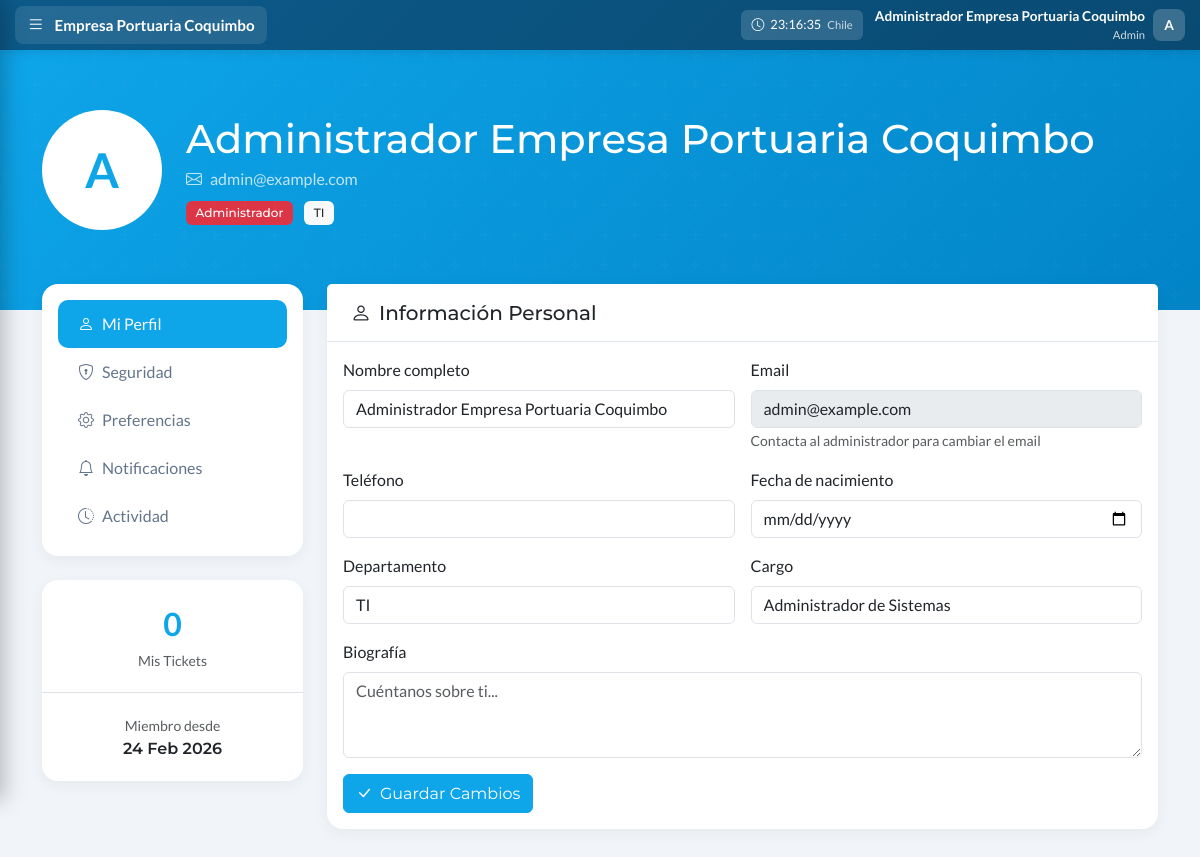
The page /perfil.php (signed in) on the database its author committed.
### tables this page shows
CREATE TABLE IF NOT EXISTS users (
    id INT AUTO_INCREMENT PRIMARY KEY,
    name VARCHAR(100) NOT NULL,
    username VARCHAR(50) NOT NULL UNIQUE,
    email VARCHAR(150) NOT NULL UNIQUE,
    password VARCHAR(255) NOT NULL,
    role ENUM('admin', 'soporte', 'social', 'denuncia', 'user') NOT NULL DEFAULT 'user',
    is_active TINYINT(1) DEFAULT 1,
    last_login TIMESTAMP NULL,
    login_attempts INT DEFAULT 0,
    locked_until TIMESTAMP NULL,
    birthday DATE DEFAULT NULL,
    phone VARCHAR(20) DEFAULT NULL,
    department VARCHAR(100) DEFAULT NULL,
    position VARCHAR(100) DEFAULT NULL,
    avatar VARCHAR(255) DEFAULT NULL,
    bio TEXT DEFAULT NULL,
    created_at TIMESTAMP DEFAULT CURRENT_TIMESTAMP,
    updated_at TIMESTAMP DEFAULT CURRENT_TIMESTAMP ON UPDATE CURRENT_TIMESTAMP,
    INDEX idx_username (username),
    INDEX idx_email (email),
    INDEX idx_role (role)
);

### includes/autenticacion.php (called while the page is built, shortened)
<?php
function isLoggedIn() {
    return isset($_SESSION['logged_in']) && $_SESSION['logged_in'] === true;
}
function getCurrentUser() {
    global $pdo;
    $stmt = $pdo->prepare('SELECT id, name, username, email, role FROM users WHERE id = ?');
    $stmt->execute([$_SESSION['user_id']]);
    return $stmt->fetch();
}
?>

### public/perfil.php (the view, shortened to what this page needs)
<?php
require_once '../includes/bootstrap.php';
$user = getCurrentUser();
$stmt = $pdo->prepare('SELECT * FROM users WHERE id = ?');
$stmt->execute([$user['id']]);
$userData = $stmt->fetch();
$myTickets = $pdo->prepare("SELECT COUNT(*) FROM tickets WHERE user_id = ?");
$myTickets->execute([$user['id']]);
$ticketCount = $myTickets->fetchColumn();
$roleLabels = ['admin' => 'Administrador', 'soporte' => 'Soporte TI', 'social' => 'Comunicaciones', 'user' => 'Usuario'];
$roleColors = ['admin' => 'danger', 'soporte' => 'warning', 'social' => 'info', 'user' => 'secondary'];
?>
<!DOCTYPE html>
<html lang="es">
<head>
    <link href="https://cdn.jsdelivr.net/npm/bootstrap@5.3.2/dist/css/bootstrap.min.css" rel="stylesheet">
    <link href="https://cdn.jsdelivr.net/npm/bootstrap-icons@1.11.1/font/bootstrap-icons.css" rel="stylesheet">
    <link href="css/perfil.css" rel="stylesheet">
    <link href="css/intranet.css" rel="stylesheet">
</head>
<body class="has-sidebar">
    <?php
    if (in_array($user['role'], ['admin', 'soporte'])) {
        include '../includes/barra_lateral_soporte.php';
    } else {
        include '../includes/barra_lateral.php';
    }
    ?>
    <div class="profile-header">
        <div class="container">
            <div class="d-flex align-items-center gap-4">
                <div class="avatar-large">
                    <?= strtoupper(substr($userData['name'], 0, 1)) ?>
                </div>
                <div>
                    <h1 class="mb-1"><?= htmlspecialchars($userData['name']) ?></h1>
                    <p class="mb-2 opacity-75">
                        <i class="bi bi-envelope me-2"></i><?= htmlspecialchars($userData['email']) ?>
                    </p>
                    <span class="badge bg-<?= $roleColors[$userData['role']] ?>">
                        <?= $roleLabels[$userData['role']] ?>
                    </span>
                    <?php if ($userData['department']): ?>
                    <span class="badge bg-light text-dark ms-2">
                        <?= htmlspecialchars($userData['department']) ?>
                    </span>
                    <?php endif; ?>
                </div>
            </div>
        </div>
    </div>
    <div class="container profile-content pb-5">
        <div class="row g-4">
            <div class="col-lg-3">
                <div class="card mb-4">
                    <div class="card-body p-0">
                        <div class="nav flex-column nav-pills p-3" id="profileTab" role="tablist">
                            <button class="nav-link active text-start" data-bs-toggle="pill" data-bs-target="#tab-profile">
                                <i class="bi bi-person me-2"></i>Mi Perfil
                            </button>
                            <button class="nav-link text-start" data-bs-toggle="pill" data-bs-target="#tab-security">
                                <i class="bi bi-shield-lock me-2"></i>Seguridad
                            </button>
                            <button class="nav-link text-start" data-bs-toggle="pill" data-bs-target="#tab-preferences">
                                <i class="bi bi-gear me-2"></i>Preferencias
                            </button>
                            <button class="nav-link text-start" data-bs-toggle="pill" data-bs-target="#tab-notifications">
                                <i class="bi bi-bell me-2"></i>Notificaciones
                            </button>
                            <button class="nav-link text-start" data-bs-toggle="pill" data-bs-target="#tab-activity">
                                <i class="bi bi-clock-history me-2"></i>Actividad
                            </button>
                        </div>
                    </div>
                </div>
                <div class="card">
                    <div class="card-body p-0">
                        <div class="row g-0 text-center">
                            <div class="col-12 border-bottom">
                                <div class="stat-mini">
                                    <div class="number"><?= $ticketCount ?></div>
                                    <small class="text-muted">Mis Tickets</small>
                                </div>
                            </div>
                            <div class="col-12">
                                <div class="stat-mini">
                                    <small class="text-muted">Miembro desde</small>
                                    <div class="fw-semibold"><?= date('d M Y', strtotime($userData['created_at'])) ?></div>
                                </div>
                            </div>
                        </div>
                    </div>
                </div>
            </div>
            <div class="col-lg-9">
                <div class="tab-content">
                    <div class="tab-pane fade show active" id="tab-profile">
                        <div class="card">
                            <div class="card-header bg-white py-3">
                                <h5 class="mb-0"><i class="bi bi-person me-2"></i>Información Personal</h5>
                            </div>
                            <div class="card-body">
                                <form method="POST">
                                    <div class="row g-3">
                                        <div class="col-md-6">
                                            <label class="form-label">Nombre completo</label>
                                            <input type="text" name="name" class="form-control" value="<?= htmlspecialchars($userData['name']) ?>" required>
                                        </div>
                                        <div class="col-md-6">
                                            <label class="form-label">Email</label>
                                            <input type="email" class="form-control" value="<?= htmlspecialchars($userData['email']) ?>" disabled>
                                            <small class="text-muted">Contacta al administrador para cambiar el email</small>
                                        </div>
                                        <div class="col-md-6">
                                            <label class="form-label">Teléfono</label>
                                            <input type="text" name="phone" class="form-control" value="<?= htmlspecialchars($userData['phone'] ?? '') ?>">
                                        </div>
                                        <div class="col-md-6">
                                            <label class="form-label">Fecha de nacimiento</label>
                                            <input type="date" name="birthday" class="form-control" value="<?= $userData['birthday'] ?? '' ?>">
                                        </div>
                                        <div class="col-md-6">
                                            <label class="form-label">Departamento</label>
                                            <input type="text" name="department" class="form-control" value="<?= htmlspecialchars($userData['department'] ?? '') ?>">
                                        </div>
                                        <div class="col-md-6">
                                            <label class="form-label">Cargo</label>
                                            <input type="text" name="position" class="form-control" value="<?= htmlspecialchars($userData['position'] ?? '') ?>">
                                        </div>
                                        <div class="col-12">
                                            <label class="form-label">Biografía</label>
                                            <textarea name="bio" class="form-control" rows="3" placeholder="Cuéntanos sobre ti..."><?= htmlspecialchars($userData['bio'] ?? '') ?></textarea>
                                        </div>
                                        <div class="col-12">
                                            <button type="submit" class="btn btn-primary">
                                                <i class="bi bi-check-lg me-2"></i>Guardar Cambios
                                            </button>
                                        </div>
                                    </div>
                                </form>
                            </div>
                        </div>
                    </div>
                </div>
            </div>
        </div>
    </div>
</body>
</html>

### includes/barra_lateral_soporte.php (shortened to what this page needs)
<link href="css/sidebar-soporte.css" rel="stylesheet">
<div class="epco-topbar">
    <button class="epco-logo-btn" id="sidebarToggle" onclick="toggleSidebar()">
        <i class="bi bi-list menu-icon"></i>
        <span class="logo-text">Empresa Portuaria Coquimbo</span>
    </button>
    <div class="topbar-right">
        <div class="topbar-clock d-none d-md-flex">
            <i class="bi bi-clock"></i>
            <span id="chileTime">--:--:--</span>
            <small class="opacity-75">Chile</small>
        </div>
        <div class="topbar-user">
            <div class="topbar-user-info d-none d-md-block">
                <div class="topbar-user-name"><?= htmlspecialchars($user['name']) ?></div>
                <div class="topbar-user-role"><?= ucfirst($user['role']) ?></div>
            </div>
            <div class="dropdown">
                <div class="topbar-avatar" role="button" data-bs-toggle="dropdown">
                    <?= strtoupper(substr($user['name'], 0, 1)) ?>
                </div>
            </div>
        </div>
    </div>
</div>

### public/css/perfil.css (style rules this page uses)
* { font-family: 'Lato', sans-serif; }
h1, h2, h3, h4, h5, h6, .fw-bold, .fw-semibold, .btn, .badge { font-family: 'Montserrat', sans-serif; }
:root { --primary: #0ea5e9; --primary-light: #0284c7; }
body { background: #f1f5f9; min-height: 100vh; }
.profile-header { background: linear-gradient(135deg, var(--primary), var(--primary-light)); color: white; padding: 60px 0 80px; position: relative; }
.profile-header::before { content: ''; position: absolute; top: 0; left: 0; right: 0; bottom: 0; opacity: 0.5; }
.avatar-large { width: 120px; height: 120px; border-radius: 50%; background: white; color: var(--primary); display: flex; align-items: center; justify-content: center; font-size: 3rem; font-weight: 700; border: 4px solid rgba(255,255,255,0.3); position: relative; z-index: 10; }
.profile-content { margin-top: -50px; position: relative; z-index: 10; }
.card { border: none; border-radius: 16px; box-shadow: 0 2px 10px rgba(0,0,0,0.05); }
.nav-pills .nav-link { color: #64748b; border-radius: 10px; padding: 12px 20px; }
.nav-pills .nav-link.active { background: var(--primary); }
.stat-mini { text-align: center; padding: 20px; }
.stat-mini .number { font-size: 2rem; font-weight: 700; color: var(--primary); }

### public/css/intranet.css (style rules this page uses)
:root { --primary: #0ea5e9; --primary-light: #0284c7; --primary-lighter: #2d4a6f; --accent: #3b82f6; --success: #10b981; --warning: #f59e0b; --danger: #ef4444; --gray-50: #f8fafc; --gray-100: #f1f5f9; --gray-200: #e2e8f0; --gray-300: #cbd5e1; --gray-400: #94a3b8; --gray-500: #64748b; --gray-600: #475569; --gray-700: #334155; --gray-800: #1e293b; --gray-900: #0f172a; }
* { font-family: 'Lato', sans-serif; }
h1, h2, h3, h4, h5, h6, .fw-bold, .fw-semibold, .navbar-brand, .btn, .badge { font-family: 'Montserrat', sans-serif; }
html { overflow-y: scroll; }
body { background: var(--gray-100); min-height: 100vh; }
.card { border: none; border-radius: 16px; box-shadow: 0 4px 15px rgba(0,0,0,0.05); transition: all 0.3s ease; }
.card-header { background: white; border-bottom: 1px solid var(--gray-200); padding: 1.25rem 1.5rem; font-weight: 600; }
.btn-primary { background: var(--primary); border-color: var(--primary); }
.badge { font-weight: 500; padding: 0.5em 0.8em; }

### public/css/sidebar-soporte.css (style rules this page uses)
.epco-topbar { position: fixed; top: 0; left: 0; right: 0; height: 50px; background: linear-gradient(135deg, #0c5a8a 0%, #094a72 100%); z-index: 1001; display: flex; align-items: center; justify-content: space-between; padding: 0 15px; box-shadow: 0 2px 10px rgba(0,0,0,0.1); }
.epco-logo-btn { display: flex; align-items: center; gap: 10px; background: rgba(255,255,255,0.1); border: none; padding: 6px 12px; border-radius: 8px; cursor: pointer; transition: all 0.2s ease; color: white; }
.epco-logo-btn .logo-text { font-size: 0.95rem; font-weight: 600; }
.epco-logo-btn .menu-icon { font-size: 1.1rem; transition: transform 0.2s ease; }
.topbar-right { display: flex; align-items: center; gap: 12px; }
.topbar-clock { display: flex; align-items: center; gap: 6px; background: rgba(255,255,255,0.15); padding: 5px 10px; border-radius: 6px; color: white; font-size: 0.8rem; }
.topbar-user { display: flex; align-items: center; gap: 8px; color: white; }
.topbar-user-info { text-align: right; }
.topbar-user-name { font-weight: 600; font-size: 0.85rem; }
.topbar-user-role { font-size: 0.7rem; opacity: 0.8; }
.topbar-avatar { width: 32px; height: 32px; background: rgba(255,255,255,0.2); border-radius: 8px; display: flex; align-items: center; justify-content: center; font-weight: 600; font-size: 0.85rem; cursor: pointer; transition: all 0.2s; }
body.has-sidebar { padding-top: 50px; }

### rows shown on the page
users: name "Administrador Empresa Portuaria Coquimbo", role "Admin", name "A", email "admin@example.com", role "Administrador", department "TI", created_at "24 Feb 2026", position "Administrador de Sistemas"

### other values the page prints
$ticketCount "0"
